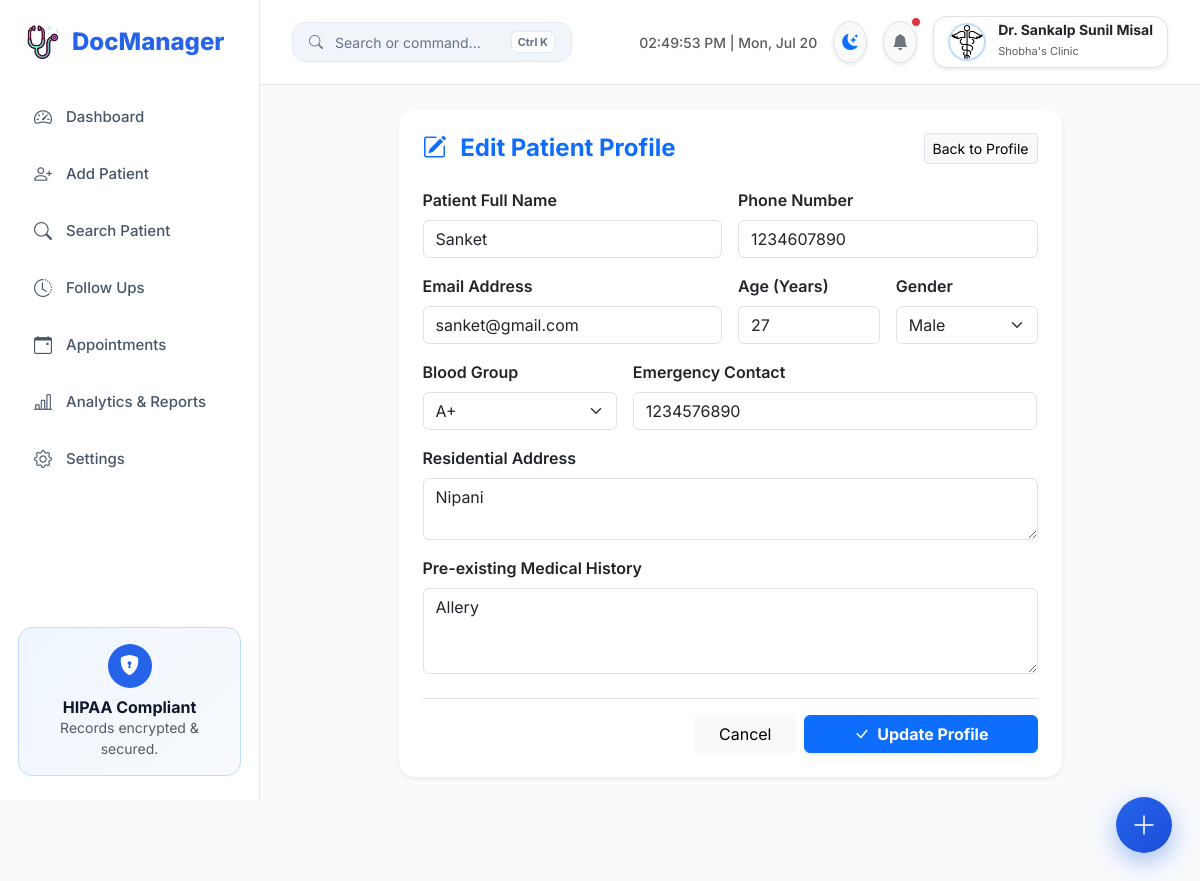
Page /edit-patient/3 (signed in) on the committed database.
### models.py (models this page shows)
class Doctor(UserMixin, db.Model):
    __tablename__ = "doctors"
    id = db.Column(db.Integer, primary_key=True)
    name = db.Column(db.String(100), nullable=False)
    clinic_name = db.Column(db.String(150), nullable=False)
    email = db.Column(db.String(120), unique=True, nullable=False, index=True)
    phone = db.Column(db.String(15), unique=True, nullable=False, index=True)
    password_hash = db.Column(db.String(255), nullable=False)
    clinic_address = db.Column(db.Text)
    qualification = db.Column(db.String(100))
    logo = db.Column(db.String(255))
    whatsapp_enabled = db.Column(db.Boolean, default=False)
    whatsapp_phone_id = db.Column(db.String(100))
    whatsapp_access_token = db.Column(db.Text)
    created_at = db.Column(db.DateTime, default=utc_now)
    patients = db.relationship("Patient", backref="doctor", lazy=True, cascade="all, delete-orphan")
    appointments = db.relationship("Appointment", backref="doctor", lazy=True, cascade="all, delete-orphan")

class Patient(db.Model):
    __tablename__ = "patients"
    id = db.Column(db.Integer, primary_key=True)
    patient_code = db.Column(db.String(30), unique=True, index=True)
    doctor_id = db.Column(db.Integer, db.ForeignKey("doctors.id"), nullable=False, index=True)
    name = db.Column(db.String(100), nullable=False, index=True)
    phone = db.Column(db.String(15), nullable=False, index=True)
    email = db.Column(db.String(120))
    age = db.Column(db.Integer)
    gender = db.Column(db.String(20))
    blood_group = db.Column(db.String(10))
    medical_history = db.Column(db.Text)
    emergency_contact = db.Column(db.String(100))
    address = db.Column(db.Text)
    created_at = db.Column(db.DateTime, default=utc_now)
    visits = db.relationship("Visit", backref="patient", lazy=True, cascade="all, delete-orphan", order_by="desc(Visit.visit_date)")
    appointments = db.relationship("Appointment", backref="patient", lazy=True, cascade="all, delete-orphan")
    documents = db.relationship("PatientDocument", backref="patient", lazy=True, cascade="all, delete-orphan")

### app/blueprints/patients.py (the view, shortened to what this page needs)
@patients_bp.route("/edit-patient/<int:patient_id>", methods=["GET", "POST"])
@login_required
def edit_patient(patient_id):
    patient = Patient.query.filter_by(id=patient_id, doctor_id=current_user.id).first_or_404()
    return render_template("edit_patient.html", patient=patient, page_title="Edit Patient")

### templates/edit_patient.html (shortened to what this page needs)
{% extends "base.html" %}
{% block content %}
<div class="row justify-content-center">
  <div class="col-lg-10 col-xl-9">
    <div class="card border-0 shadow-sm rounded-4">
      <div class="card-header bg-transparent border-0 pt-4 px-4 pb-0 d-flex justify-content-between align-items-center">
        <h4 class="fw-bold m-0 text-primary"><i class="bi bi-pencil-square me-2"></i> Edit Patient Profile</h4>
        <a href="{{ url_for('patients.patient_profile', patient_id=patient.id) }}" class="btn btn-sm btn-light border">Back to Profile</a>
      </div>
      <div class="card-body p-4">
        <form method="POST" action="{{ url_for('patients.edit_patient', patient_id=patient.id) }}">
          <div class="row g-3">
            <div class="col-md-6">
              <label class="form-label fw-semibold">Patient Full Name</label>
              <input type="text" name="name" class="form-control" value="{{ patient.name }}" required />
            </div>
            <div class="col-md-6">
              <label class="form-label fw-semibold">Phone Number</label>
              <input type="tel" name="phone" class="form-control" value="{{ patient.phone }}" required />
            </div>
            <div class="col-md-6">
              <label class="form-label fw-semibold">Email Address</label>
              <input type="email" name="email" class="form-control" value="{{ patient.email or '' }}" />
            </div>
            <div class="col-md-3">
              <label class="form-label fw-semibold">Age (Years)</label>
              <input type="number" name="age" class="form-control" value="{{ patient.age or '' }}" />
            </div>
            <div class="col-md-3">
              <label class="form-label fw-semibold">Gender</label>
              <select name="gender" class="form-select">
                <option value="Male" {% if patient.gender == 'Male' %}selected{% endif %}>Male</option>
              </select>
            </div>
            <div class="col-md-4">
              <label class="form-label fw-semibold">Blood Group</label>
              <select name="blood_group" class="form-select">
                {% for bg in ['A+', 'A-', 'B+', 'B-', 'O+', 'O-', 'AB+', 'AB-'] %}
                  <option value="{{ bg }}" {% if patient.blood_group == bg %}selected{% endif %}>{{ bg }}</option>
                {% endfor %}
              </select>
            </div>
            <div class="col-md-8">
              <label class="form-label fw-semibold">Emergency Contact</label>
              <input type="text" name="emergency_contact" class="form-control" value="{{ patient.emergency_contact or '' }}" />
            </div>
            <div class="col-12">
              <label class="form-label fw-semibold">Residential Address</label>
              <textarea name="address" class="form-control" rows="2">{{ patient.address or '' }}</textarea>
            </div>
            <div class="col-12">
              <label class="form-label fw-semibold">Pre-existing Medical History</label>
              <textarea name="medical_history" class="form-control" rows="3">{{ patient.medical_history or '' }}</textarea>
            </div>
          </div>
          <div class="mt-4 pt-3 border-top d-flex justify-content-end gap-2">
            <a href="{{ url_for('patients.patient_profile', patient_id=patient.id) }}" class="btn btn-light px-4">Cancel</a>
            <button type="submit" class="btn btn-primary px-5 fw-bold shadow-sm">
              <i class="bi bi-check-lg me-1"></i> Update Profile
            </button>
          </div>
        </form>
      </div>
    </div>
  </div>
</div>
{% endblock %}

### templates/base.html (shortened to what this page needs)
<!doctype html>
<html lang="en" data-theme="light">
  <head>
    <link href="https://cdn.jsdelivr.net/npm/bootstrap@5.3.3/dist/css/bootstrap.min.css" rel="stylesheet">
    <link rel="stylesheet" href="https://cdn.jsdelivr.net/npm/bootstrap-icons@1.11.3/font/bootstrap-icons.min.css">
    <link rel="stylesheet" href="{{ url_for('static', filename='css/style.css') }}" />
  </head>
  <body>
    {% if current_user.is_authenticated %}
    <aside class="sidebar">
      <a href="{{ url_for('patients.dashboard') }}" class="logo text-decoration-none">
        <img src="{{ url_for('static', filename='images/stethoscope.png') }}" width="34" alt="Logo" />
        <span>DocManager</span>
      </a>
      <ul class="sidebar-menu">
        <li>
          <a href="{{ url_for('patients.dashboard') }}" class="{% if request.endpoint == 'patients.dashboard' %}active{% endif %}">
            <i class="bi bi-speedometer2"></i> Dashboard
          </a>
        </li>
        <li>
          <a href="{{ url_for('patients.add_patient') }}" class="{% if request.endpoint == 'patients.add_patient' %}active{% endif %}">
            <i class="bi bi-person-plus"></i> Add Patient
          </a>
        </li>
        <li>
          <a href="{{ url_for('patients.search_patient') }}" class="{% if request.endpoint == 'patients.search_patient' %}active{% endif %}">
            <i class="bi bi-search"></i> Search Patient
          </a>
        </li>
        <li>
          <a href="{{ url_for('patients.follow_ups') }}" class="{% if request.endpoint == 'patients.follow_ups' %}active{% endif %}">
            <i class="bi bi-clock-history"></i> Follow Ups
          </a>
        </li>
        <li>
          <a href="{{ url_for('appointments.appointments') }}" class="{% if 'appointments' in request.endpoint %}active{% endif %}">
            <i class="bi bi-calendar-event"></i> Appointments
          </a>
        </li>
        <li>
          <a href="{{ url_for('analytics.analytics_dashboard') }}" class="{% if 'analytics' in request.endpoint %}active{% endif %}">
            <i class="bi bi-bar-chart-line"></i> Analytics & Reports
          </a>
        </li>
        <li>
          <a href="{{ url_for('settings.settings') }}" class="{% if request.endpoint == 'settings.settings' %}active{% endif %}">
            <i class="bi bi-gear"></i> Settings
          </a>
        </li>
      </ul>
      <div class="sidebar-footer">
        <div class="security-card">
          <div class="security-icon">
            <i class="bi bi-shield-lock-fill"></i>
          </div>
          <h6 class="fw-bold m-0">HIPAA Compliant</h6>
          <p class="small text-muted mb-0">Records encrypted & secured.</p>
        </div>
      </div>
    </aside>
    {% endif %}
    <main class="{% if current_user.is_authenticated %}main-content{% endif %}">
      {% if current_user.is_authenticated %}
      <div class="topbar">
        <div class="d-flex align-items-center gap-3">
          <button class="cmd-trigger-btn trigger-cmd">
            <i class="bi bi-search"></i>
            <span>Search or command...</span>
            <span class="cmd-key">Ctrl K</span>
          </button>
        </div>
        <div class="d-flex align-items-center gap-3">
          <div id="liveClock" class="d-none d-md-block text-muted small fw-medium"></div>
          <button id="themeToggleBtn" class="btn btn-light rounded-circle border shadow-sm p-2" title="Toggle Theme">
            <i id="themeToggleIcon" class="bi bi-moon-stars-fill text-primary"></i>
          </button>
          <div class="dropdown">
            <button class="btn btn-light rounded-circle border shadow-sm p-2 position-relative" data-bs-toggle="dropdown">
              <i class="bi bi-bell-fill text-secondary"></i>
              <span class="position-absolute top-0 start-100 translate-middle p-1 bg-danger border border-light rounded-circle"></span>
            </button>
          </div>
          <div class="dropdown">
            <button class="profile-btn border shadow-sm" data-bs-toggle="dropdown">
              {% if current_user.logo %}
                <img src="{{ url_for('static', filename='uploads/' + current_user.logo) }}" class="doctor-logo" alt="Logo" />
              {% else %}
                <div class="avatar">{{ current_user.name[0] }}</div>
              {% endif %}
              <div class="text-start d-none d-md-block">
                <div class="fw-bold lh-1 text-dark" style="font-size: 14px;">Dr. {{ current_user.name }}</div>
                <small class="text-muted" style="font-size: 11px;">{{ current_user.clinic_name }}</small>
              </div>
            </button>
          </div>
        </div>
      </div>
      {% endif %}
      <div class="container-fluid p-4">
        {% block content %}{% endblock %}
      </div>
    </main>
    {% if current_user.is_authenticated %}
    <div class="fab-container" id="fabContainer">
      <button class="fab-main" id="fabMain" title="Quick Actions"><i class="bi bi-plus-lg"></i></button>
    </div>
    {% endif %}
    <div id="toastContainer" class="position-fixed bottom-0 end-0 p-3" style="z-index: 10000;"></div>
  </body>
</html>

### static/css/style.css (style rules this page uses)
:root { --primary: #2563eb; --primary-hover: #1d4ed8; --primary-light: #eff6ff; --primary-border: #bfdbfe; --success: #10b981; --success-light: #ecfdf5; --warning: #f59e0b; --warning-light: #fffbeb; --danger: #ef4444; --danger-light: #fef2f2; --info: #06b6d4; --info-light: #ecfeff; --bg-body: #f8fafc; --bg-card: #ffffff; --bg-sidebar: #ffffff; --bg-topbar: #ffffff; --bg-input: #f1f5f9; --text-primary: #0f172a; --text-secondary: #475569; --text-muted: #64748b; --border-color: #e2e8f0; --shadow-sm: 0 2px 8px rgba(0, 0, 0, 0.04); --shadow-md: 0 8px 24px rgba(0, 0, 0, 0.06); --shadow-lg: 0 16px 36px rgba(0, 0, 0, 0.08); --radius-sm: 8px; --radius-md: 14px; --radius-lg: 20px; --radius-xl: 24px; --radius-full: 9999px; --transition-fast: 0.2s cubic-bezier(0.4, 0, 0.2, 1); --transition-normal: 0.3s cubic-bezier(0.4, 0, 0.2, 1); }
* { margin: 0; padding: 0; box-sizing: border-box; }
body { font-family: 'Inter', system-ui, -apple-system, sans-serif; background-color: var(--bg-body); color: var(--text-primary); transition: background-color var(--transition-fast), color var(--transition-fast); min-height: 100vh; overflow-x: hidden; }
.sidebar { width: 260px; height: 100vh; background: var(--bg-sidebar); position: fixed; left: 0; top: 0; border-right: 1px solid var(--border-color); padding: 24px 18px; display: flex; flex-direction: column; z-index: 1000; transition: left var(--transition-normal); }
.logo { font-size: 24px; font-weight: 800; color: var(--primary); display: flex; align-items: center; gap: 12px; margin-bottom: 32px; padding-left: 8px; }
.sidebar-menu { list-style: none; padding: 0; }
.sidebar-menu li { margin-bottom: 6px; }
.sidebar-menu a { display: flex; align-items: center; gap: 14px; text-decoration: none; padding: 12px 16px; border-radius: var(--radius-md); color: var(--text-secondary); font-weight: 500; font-size: 15px; transition: var(--transition-fast); }
.sidebar-menu a i { font-size: 18px; }
.sidebar-footer { margin-top: auto; }
.security-card { background: linear-gradient(135deg, var(--primary-light), var(--bg-body)); border: 1px solid var(--primary-border); border-radius: var(--radius-md); padding: 16px; text-align: center; }
.security-icon { width: 44px; height: 44px; margin: 0 auto 10px; border-radius: 50%; background: var(--primary); color: white; display: flex; align-items: center; justify-content: center; font-size: 20px; }
.main-content { margin-left: 260px; min-height: 100vh; padding-bottom: 80px; transition: margin-left var(--transition-normal); }
.topbar { background: var(--bg-topbar); padding: 16px 32px; border-bottom: 1px solid var(--border-color); display: flex; justify-content: space-between; align-items: center; position: sticky; top: 0; z-index: 990; backdrop-filter: blur(8px); }
.cmd-trigger-btn { background: var(--bg-input); border: 1px solid var(--border-color); color: var(--text-muted); border-radius: var(--radius-md); padding: 8px 16px; display: flex; align-items: center; gap: 12px; cursor: pointer; font-size: 14px; transition: var(--transition-fast); width: 280px; }
.cmd-key { background: var(--bg-card); border: 1px solid var(--border-color); border-radius: 6px; padding: 2px 6px; font-size: 11px; font-weight: 700; margin-left: auto; }
.profile-btn { display: flex; align-items: center; gap: 12px; background: var(--bg-card); border: 1px solid var(--border-color); border-radius: var(--radius-md); padding: 6px 14px; cursor: pointer; color: var(--text-primary); }
.doctor-logo { width: 38px; height: 38px; border-radius: 50%; object-fit: cover; border: 2px solid var(--primary-border); }
.fab-container { position: fixed; bottom: 28px; right: 28px; z-index: 900; }
.fab-main { width: 56px; height: 56px; border-radius: 50%; background: linear-gradient(135deg, var(--primary), #1d4ed8); color: white; display: flex; align-items: center; justify-content: center; font-size: 26px; box-shadow: 0 8px 24px rgba(37, 99, 235, 0.4); cursor: pointer; border: none; transition: var(--transition-normal); }

### rows in the picture
Doctor: logo (picture), name "Sankalp Sunil Misal", clinic_name "Shobha's Clinic"
Patient: name "Sanket", phone "1234607890", email "sanket@gmail.com", age "27", gender "Male", blood_group "A+", emergency_contact "1234576890", address "Nipani", medical_history "Allery"
